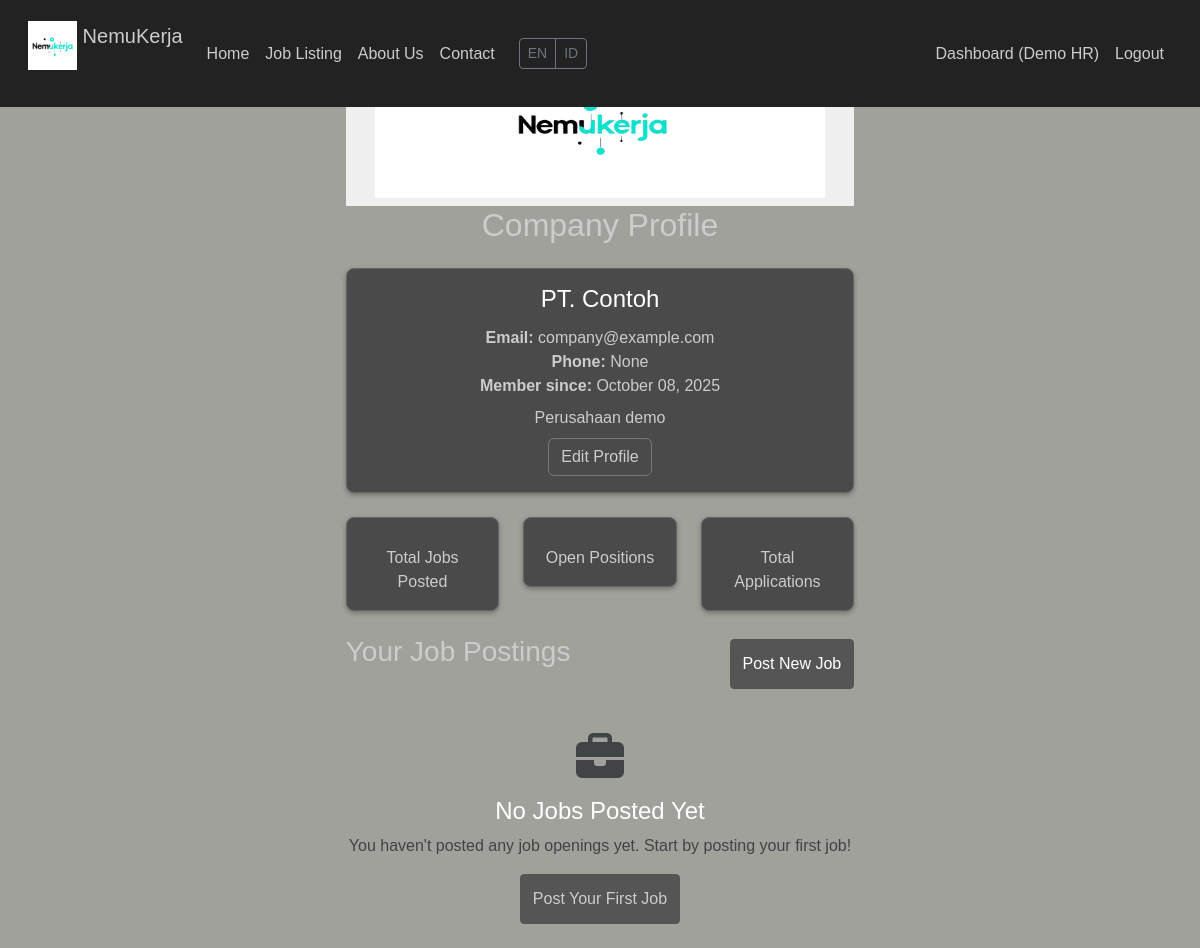
The page /company-profile (signed in) on the database its author committed.
### models.py (models this page shows)
class User(db.Model, UserMixin):
    __tablename__ = 'user'
    __table_args__ = {'extend_existing': True}
    id = db.Column(db.Integer, primary_key=True)
    email = db.Column(db.String(120), unique=True, nullable=False)
    password_hash = db.Column(db.String(128), nullable=False)
    role = db.Column(db.String(20), nullable=False)
    name = db.Column(db.String(100), nullable=False)
    phone = db.Column(db.String(20), nullable=True)
    created_at = db.Column(db.DateTime, default=datetime.utcnow)
    company = db.relationship('Company', backref='user', uselist=False, lazy=True)
    applications = db.relationship('Application', backref='applicant', lazy=True)

class Company(db.Model):
    __tablename__ = 'company'
    __table_args__ = {'extend_existing': True}
    id = db.Column(db.Integer, primary_key=True)
    user_id = db.Column(db.Integer, db.ForeignKey('user.id'), nullable=False)
    company_name = db.Column(db.String(100), nullable=False)
    description = db.Column(db.Text)
    website = db.Column(db.String(200))
    created_at = db.Column(db.DateTime, default=datetime.utcnow)
    jobs = db.relationship('Job', backref='company', lazy=True)

### app.py (the view, shortened to what this page needs)
    @app.route('/company-profile', methods=['GET', 'POST'])
    @login_required
    def company_profile():
        if current_user.role != 'company':
            flash('Only company accounts can access this.', 'danger')
            return redirect(url_for('index'))
        form = CompanyProfileForm()
        co = Company.query.filter_by(user_id=current_user.id).first()
        if co:
            form.company_name.data = co.company_name
            form.description.data = co.description
            form.website.data = co.website
        return render_template('company_profile.html', form=form, company=co)

### templates/company_profile.html (shortened to what this page needs)
{% extends "base.html" %}
{% block content %}
<div class="wrap">
    <div class="img" style="background-color: #f0f0f0; height: 150px; display: flex; justify-content: center; align-items: center;">
        <img src="{{ url_for('static', filename='images/banner.png') }}" style="width: 450px; height: 150px;">
    </div>
    <h2>Company Profile</h2>
    <div class="card mb-4">
        <div class="card-body">
            <h4 class="card-title">{{ company.company_name }}</h4>
            <p class="card-text">
                <strong>Email:</strong> {{ current_user.email }}<br>
                <strong>Phone:</strong> {{ current_user.phone }}<br>
                <strong>Member since:</strong> {{ current_user.created_at.strftime('%B %d, %Y') if current_user.created_at else 'N/A' }}
            </p>
            <p class="card-text">{{ company.description }}</p>
            <a href="{{ url_for('company_profile') }}" class="btn btn-outline-primary">Edit Profile</a>
        </div>
    </div>
    <div class="row mb-4">
        <div class="col-md-4">
            <div class="card text-center">
                <div class="card-body">
                    <p class="card-text">Total Jobs Posted</p>
                </div>
            </div>
        </div>
        <div class="col-md-4">
            <div class="card text-center">
                <div class="card-body">
                    <p class="card-text">Open Positions</p>
                </div>
            </div>
        </div>
        <div class="col-md-4">
            <div class="card text-center">
                <div class="card-body">
                    <p class="card-text">Total Applications</p>
                </div>
            </div>
        </div>
    </div>
    <div class="d-flex justify-content-between align-items-center mb-3">
        <h3>Your Job Postings</h3>
        <a href="{{ url_for('add_job') }}" class="btn btn-primary">Post New Job</a>
    </div>
    {% if jobs %}
        <div class="job-list">
            {% for job in jobs %}
                <div class="card mb-3">
                    <div class="card-body">
                        <div class="d-flex justify-content-between align-items-start">
                            <div>
                                <h5 class="card-title">{{ job.title }}</h5>
                                <p class="card-text">
                                    <strong>Location:</strong> {{ job.location }}<br>
                                    <strong>Slots Available:</strong> {{ job.slots }}<br>
                                    <strong>Applicants:</strong> {{ job.applications|length }}<br>
                                    <strong>Status:</strong>
                                    <span class="badge {% if job.is_open %}bg-success{% else %}bg-secondary{% endif %}">
                                        {{ 'Open' if job.is_open else 'Closed' }}
                                    </span><br>
                                    <strong>Posted:</strong> {{ job.created_at.strftime('%B %d, %Y') if job.created_at else 'N/A' }}
                                </p>
                            </div>
                            <div class="btn-group-vertical">
                                <a href="{{ url_for('job_detail', job_id=job.id) }}" class="btn btn-outline-primary btn-sm mb-2">View Details</a>
                                <a href="{{ url_for('edit_job', job_id=job.id) }}" class="btn btn-outline-secondary btn-sm mb-2">Edit</a>
                                {% if job.is_open %}
                                    <a href="{{ url_for('close_job', job_id=job.id) }}" class="btn btn-outline-warning btn-sm mb-2">Close Job</a>
                                {% else %}
                                    <a href="{{ url_for('open_job', job_id=job.id) }}" class="btn btn-outline-success btn-sm mb-2">Reopen Job</a>
                                {% endif %}
                            </div>
                        </div>
                    </div>
                </div>
            {% endfor %}
        </div>
    {% else %}
        <div class="text-center py-4">
            <i class="fas fa-briefcase fa-3x text-muted mb-3"></i>
            <h4>No Jobs Posted Yet</h4>
            <p class="text-muted">You haven't posted any job openings yet. Start by posting your first job!</p>
            <a href="{{ url_for('add_job') }}" class="btn btn-primary">Post Your First Job</a>
        </div>
    {% endif %}
</div>
{% endblock %}

### templates/base.html (shortened to what this page needs)
<!DOCTYPE html>
<html lang="en">
<head>
    <link href="https://cdn.jsdelivr.net/npm/bootstrap@5.3.2/dist/css/bootstrap.min.css" rel="stylesheet">
    <link rel="stylesheet" href="{{ url_for('static', filename='style.css') }}">
    <link rel="stylesheet" href="https://cdnjs.cloudflare.com/ajax/libs/font-awesome/6.4.0/css/all.min.css">
</head>
<body>
    <nav class="navbar navbar-expand-lg fixed-top">
        <div class="container-fluid">
            <a class="navbar-brand" href="{{ url_for('index') }}">
                <img src="{{ url_for('static', filename='images/logopeb.png') }}" alt="NemuKerja Logo" width="49" height="49" class="d-inline-block align-top">
                NemuKerja
            </a>
            <div class="collapse navbar-collapse justify-content-center" id="navbarNav">
                <ul class="navbar-nav">
                    <li class="nav-item">
                        <a class="nav-link" href="{{ url_for('index') }}">Home</a>
                    </li>
                    <li class="nav-item">
                        <a class="nav-link" href="{{ url_for('dashboard') }}">Job Listing</a>
                    </li>
                    <li class="nav-item">
                        <a class="nav-link" href="{{ url_for('about') }}">About Us</a>
                    </li>
                    <li class="nav-item">
                        <a class="nav-link" href="{{ url_for('contact') }}">Contact</a>
                    </li>
                </ul>
                <div class="btn-group flagselection ms-3">
                    <button class="btn btn-sm btn-outline-secondary">EN</button>
                    <button class="btn btn-sm btn-outline-secondary">ID</button>
                </div>
                <ul class="navbar-nav ms-auto">
                    {% if current_user.is_authenticated %}
                        <li class="nav-item">
                            <a class="nav-link" href="{{ url_for('dashboard') }}">Dashboard ({{ current_user.name }})</a>
                        </li>
                        <li class="nav-item">
                            <a class="nav-link btn btn-outline-danger" href="{{ url_for('logout') }}">Logout</a>
                        </li>
                    {% endif %}
                </ul>
            </div>
        </div>
    </nav>
    <main class="main-content">
        {% block content %}{% endblock %}
    </main>
</body>
</html>

### static/style.css (style rules this page uses)
body { background-color: #A0A19B; font-family: Arial, sans-serif; display: flex; justify-content: center; align-items: center; min-height: 100vh; margin: 0; color: #ffffff; }
.wrap { text-align: center; }
h2, h3 { color: #cccccc; margin-bottom: 1.5rem; }
img { margin-bottom: 1rem; background-color: #555555; }
.btn-primary { background-color: #555555; border-color: #555555; padding: 0.75rem; border-radius: 4px; color: #ffffff; }
.btn-outline-primary { border-color: #777777; color: #cccccc; }
.btn-outline-danger { border-color: #dc3545; color: #dc3545; }
.text-center a { color: #cccccc; text-decoration: none; }
.card { border: 1px solid #666666; border-radius: 8px; box-shadow: 0 2px 5px rgba(0, 0, 0, 0.3); background-color: #4a4a4a; }
.card-body { padding: 1rem; }
.card-title { margin-bottom: 0.75rem; color: #ffffff; }
.card-text { margin-bottom: 0.5rem; color: #cccccc; }
.navbar { background-color: #222222; padding: 1rem; }
.navbar-brand, .nav-link { color: #cccccc !important; }
body { padding-top: 56px; }

### rows shown on the page
User: name "Demo HR", email "company@example.com", phone "None", created_at "October 08, 2025"
Company: company_name "PT. Contoh", description "Perusahaan demo"
